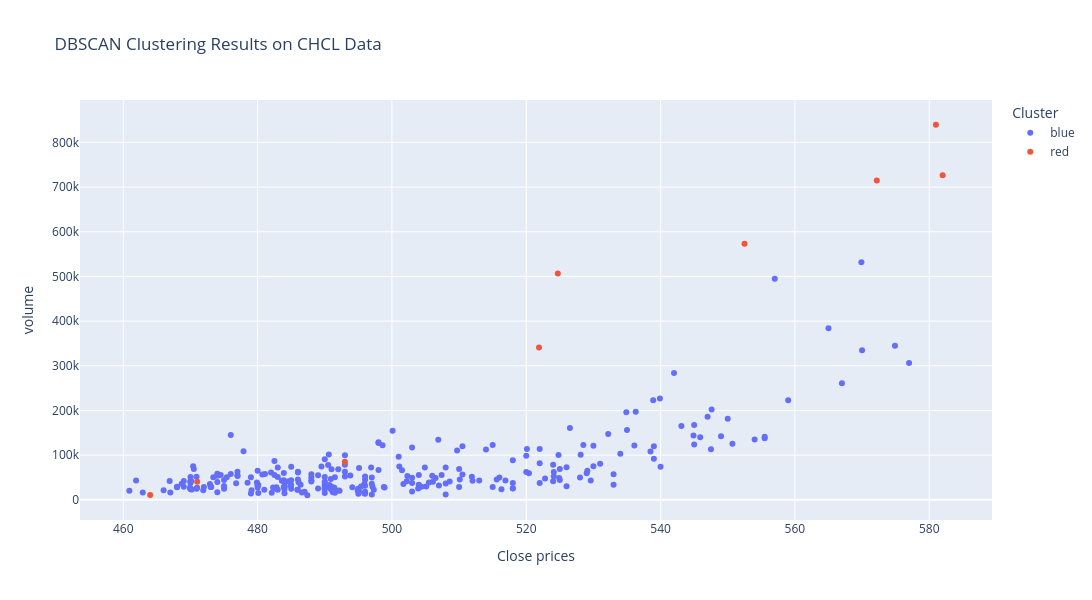

The notebook cell saved with this chart:
### Markdown cell above
## Visualization

### Code cell
import plotly.express as px

fig = px.scatter(
    anomalies_dbscan,
    x="close",
    y="volume",
    color="Color",
    title=f"DBSCAN Clustering Results on {stock_name} Data",
    labels={"Color": "Cluster"},
    hover_data=["returns", "volatility"],  # Add more data to hover
)

# Update layout for better visualization
fig.update_layout(
    xaxis_title="Close prices",
    yaxis_title="volume",
    legend_title="Cluster",
    autosize=False,
    width=1200,
    height=600,
)

# Show the plot
fig.show()

### Figure 1 — Plotly figure (JSON) as saved in the notebook; plotly's stock layout.template omitted (floating-point values rounded to 4 significant figures; data arrays with more than 128 entries replaced by an {"elided": "..."} marker saying what was removed)
{"data": [{"customdata": {"elided": "275x2 float values"}, "hovertemplate": "Cluster=blue<br>close=%{x}<br>volume=%{y}<br>returns=%{customdata[0]}<br>volatility=%{customdata[1]}<extra></extra>", "legendgroup": "blue", "marker": {"color": "#636efa", "symbol": "circle"}, "mode": "markers", "name": "blue", "orientation": "v", "showlegend": true, "type": "scatter", "x": {"elided": "275 float values"}, "xaxis": "x", "y": {"elided": "275 int values"}, "yaxis": "y"}, {"customdata": [[0.05862, 0.01843], [0.0752, 0.02537], [0.05298, 0.02475], [0.04309, 0.02439], [0.02123, 0.02386], [-0.01684, 0.02458], [-0.06995, 0.01694], [0.0625, 0.0228], [-0.07082, 0.01743]], "hovertemplate": "Cluster=red<br>close=%{x}<br>volume=%{y}<br>returns=%{customdata[0]}<br>volatility=%{customdata[1]}<extra></extra>", "legendgroup": "red", "marker": {"color": "#EF553B", "symbol": "circle"}, "mode": "markers", "name": "red", "orientation": "v", "showlegend": true, "type": "scatter", "x": [521.9, 524.7, 552.5, 581.0, 582.0, 572.2, 464.0, 493.0, 471.0], "xaxis": "x", "y": [340772, 506439, 573296, 839501, 726667, 714487, 10795, 85259, 40421], "yaxis": "y"}], "layout": {"autosize": false, "height": 600, "legend": {"title": {"text": "Cluster"}, "tracegroupgap": 0}, "title": {"text": "DBSCAN Clustering Results on CHCL Data"}, "width": 1200, "xaxis": {"anchor": "y", "domain": [0, 1], "title": {"text": "Close prices"}}, "yaxis": {"anchor": "x", "domain": [0, 1], "title": {"text": "volume"}}}}
